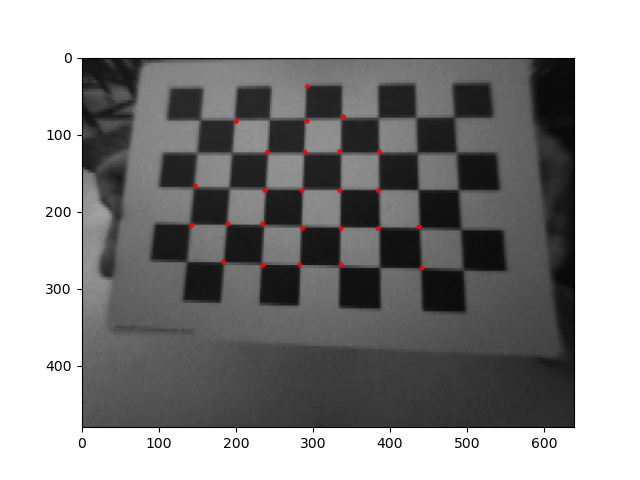

This figure's Python source:
import numpy as np
import cv2 as cv
from matplotlib import pyplot as plt
img = cv.imread('undistort_img.png')
gray = cv.cvtColor(img,cv.COLOR_BGR2GRAY)
corners = cv.goodFeaturesToTrack(gray, 25, 0.01, 10)
corners = np.int0(corners)
for i in corners:
    x, y = i.ravel()
    cv.circle(img, (x, y), 3, 255, -1)
plt.imshow(img), plt.show()
